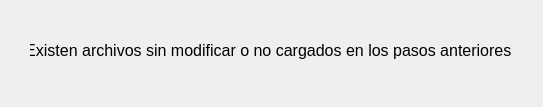
<?xml version="1.0" encoding="UTF-8"?>
<ui version="4.0">
 <class>Dialog</class>
 <widget class="QDialog" name="Dialog">
  <property name="geometry">
   <rect>
    <x>0</x>
    <y>0</y>
    <width>543</width>
    <height>107</height>
   </rect>
  </property>
  <property name="windowTitle">
   <string>Advertencia</string>
  </property>
  <widget class="QLabel" name="label">
   <property name="geometry">
    <rect>
     <x>30</x>
     <y>30</y>
     <width>481</width>
     <height>41</height>
    </rect>
   </property>
   <property name="font">
    <font>
     <pointsize>12</pointsize>
    </font>
   </property>
   <property name="text">
    <string>Existen archivos sin modificar o no cargados en los pasos anteriores.</string>
   </property>
   <property name="alignment">
    <set>Qt::AlignCenter</set>
   </property>
  </widget>
 </widget>
 <resources/>
 <connections/>
</ui>
